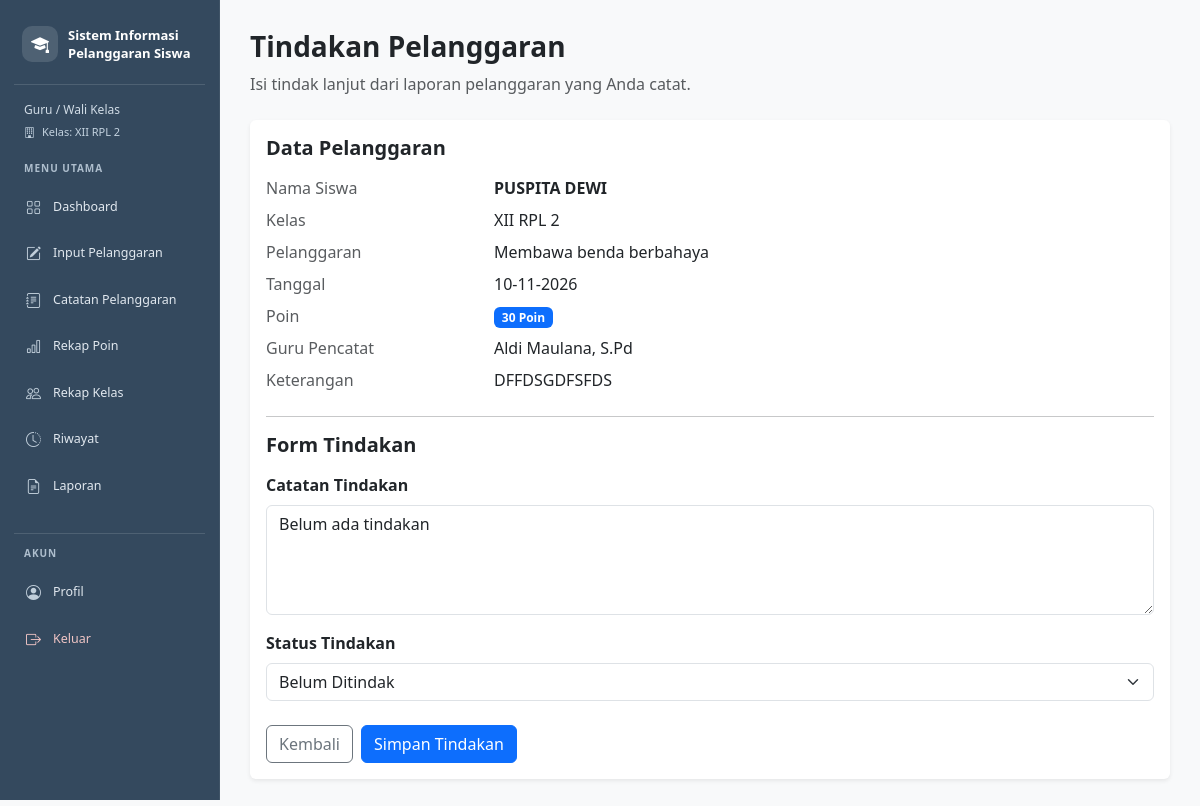
/tindakan.php?id=63 (signed in), run on an earlier commit of the app's database.
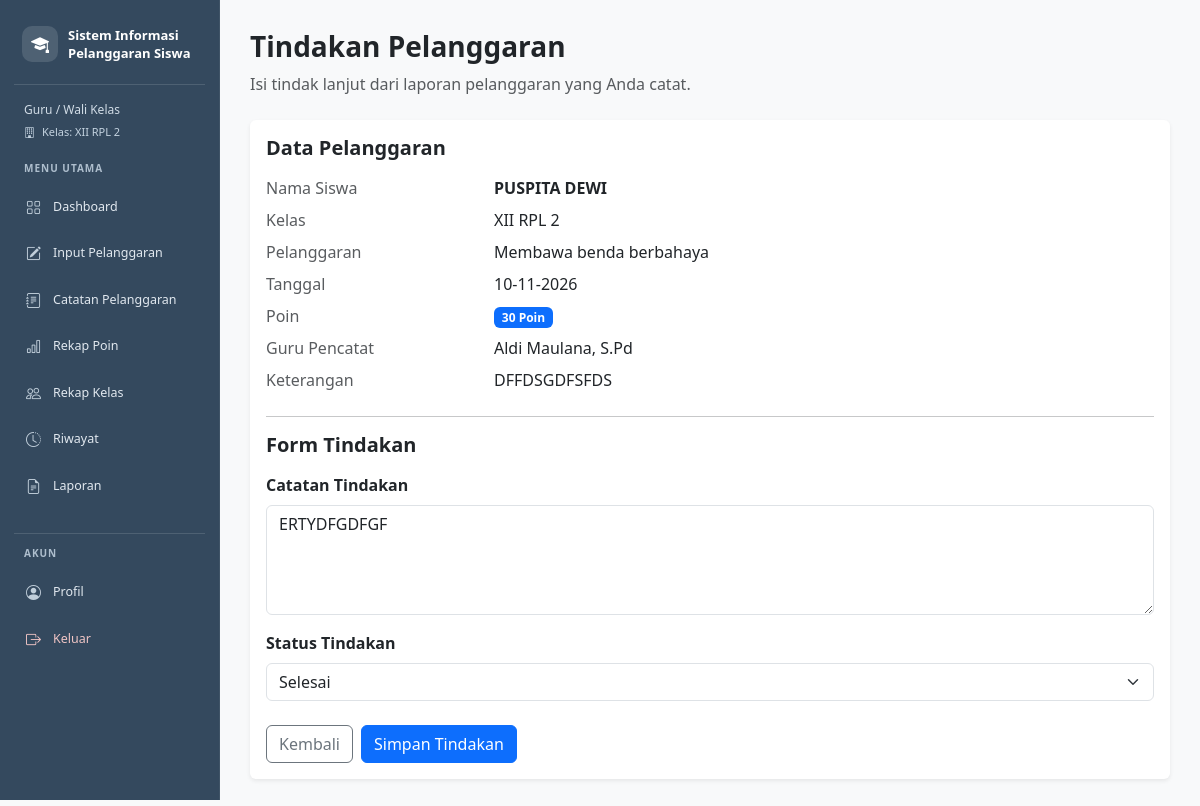
And on a later commit of the database.
### tables this page shows
CREATE TABLE `t_pelanggaran_siswa` (
  `id` int(11) NOT NULL,
  `tahun_ajaran_id` int(11) NOT NULL,
  `siswa_id` int(11) NOT NULL,
  `nama_siswa` varchar(150) NOT NULL,
  `kelas_id` int(11) NOT NULL,
  `nama_kelas` varchar(100) NOT NULL,
  `pelanggaran_id` int(11) NOT NULL,
  `nama_pelanggaran` varchar(150) NOT NULL,
  `pelanggaran_kategori_id` int(11) NOT NULL,
  `guru_id` int(11) NOT NULL,
  `nama_guru` varchar(150) NOT NULL,
  `tanggal` date NOT NULL,
  `keterangan` text NOT NULL,
  `poin` int(11) NOT NULL,
  `tindakan` text NOT NULL,
  `status` varchar(30) NOT NULL,
  `created_at` timestamp NOT NULL DEFAULT current_timestamp(),
  `updated_at` timestamp NOT NULL DEFAULT current_timestamp()
);

### tindakan.php (the view, shortened to what the changed rows need)
<?php
include "config/koneksi.php";
$idUser = (int)$_SESSION['id'];
$idPelanggaran = (int)($_GET['id'] ?? $_POST['id'] ?? 0);
$stmtGuru = mysqli_prepare($koneksi, "
    SELECT id, nama
    FROM t_guru
    WHERE user_id = ? AND status_aktif = 1
    LIMIT 1
");
mysqli_stmt_bind_param($stmtGuru, "i", $idUser);
mysqli_stmt_execute($stmtGuru);
$resultGuru = mysqli_stmt_get_result($stmtGuru);
$guru = mysqli_fetch_assoc($resultGuru);
$idGuru = (int)$guru['id'];
$stmtData = mysqli_prepare($koneksi, "
    SELECT *
    FROM t_pelanggaran_siswa
    WHERE id = ? AND guru_id = ?
    LIMIT 1
");
mysqli_stmt_bind_param($stmtData, "ii", $idPelanggaran, $idGuru);
mysqli_stmt_execute($stmtData);
$resultData = mysqli_stmt_get_result($stmtData);
$data = mysqli_fetch_assoc($resultData);
?>
<!DOCTYPE html>
<html lang="id">
<head>
    <link href="https://cdn.jsdelivr.net/npm/bootstrap@5.3.3/dist/css/bootstrap.min.css" rel="stylesheet">
</head>
<body class="bg-light">
<?php include "includes/sidebar.php"; ?>
<div style="margin-left:220px; padding:30px;">
    <div class="card border-0 shadow-sm">
        <div class="card-body">
            <div class="row mb-2">
                <div class="col-md-3 text-muted">Nama Siswa</div>
                <div class="col-md-9 fw-semibold">
                    <?= htmlspecialchars($data['nama_siswa']) ?>
                </div>
            </div>
            <div class="row mb-2">
                <div class="col-md-3 text-muted">Kelas</div>
                <div class="col-md-9">
                    <?= htmlspecialchars($data['nama_kelas']) ?>
                </div>
            </div>
            <div class="row mb-2">
                <div class="col-md-3 text-muted">Pelanggaran</div>
                <div class="col-md-9">
                    <?= htmlspecialchars($data['nama_pelanggaran']) ?>
                </div>
            </div>
            <div class="row mb-2">
                <div class="col-md-3 text-muted">Tanggal</div>
                <div class="col-md-9">
                    <?= date('d-m-Y', strtotime($data['tanggal'])) ?>
                </div>
            </div>
            <div class="row mb-2">
                <div class="col-md-9">
                    <span class="badge bg-primary">
                        <?= (int)$data['poin'] ?> Poin
                    </span>
                </div>
            </div>
            <div class="row mb-2">
                <div class="col-md-3 text-muted">Guru Pencatat</div>
                <div class="col-md-9">
                    <?= htmlspecialchars($data['nama_guru']) ?>
                </div>
            </div>
            <div class="row mb-4">
                <div class="col-md-3 text-muted">Keterangan</div>
                <div class="col-md-9">
                    <?= htmlspecialchars($data['keterangan'] ?: '-') ?>
                </div>
            </div>
            <form method="POST">
                <div class="mb-3">
                    <label class="form-label fw-semibold">
                        Catatan Tindakan
                    </label>
                    <textarea
                        name="tindakan"
                        class="form-control"
                        rows="4"
                        placeholder="Tuliskan tindakan atau pembinaan yang diberikan kepada siswa..."
                        required><?= htmlspecialchars($_POST['tindakan'] ?? $data['tindakan']) ?></textarea>
                </div>
                <div class="mb-4">
                    <label class="form-label fw-semibold">
                        Status Tindakan
                    </label>
                    <select name="status" class="form-select" required>
                        <option value="Belum Ditindak"
                            <?= (($_POST['status'] ?? $data['status']) === "Belum Ditindak" ||
                                ($_POST['status'] ?? $data['status']) === "Belum ditangani")
                                ? "selected" : "" ?>>
                            Belum Ditindak
                        </option>
                        <option value="Selesai"
                            <?= ($_POST['status'] ?? $data['status']) === "Selesai"
                                ? "selected" : "" ?>>
                            Selesai
                        </option>
                    </select>
                </div>
            </form>
        </div>
    </div>
</div>
</body>
</html>

What changed in the data, as far as the page shows it:
changed t_pelanggaran_siswa "PUSPITA DEWI": tindakan "Belum ada tindakan" → "ERTYDFGDFGF"; status "Belum Ditindak" → "Selesai"
